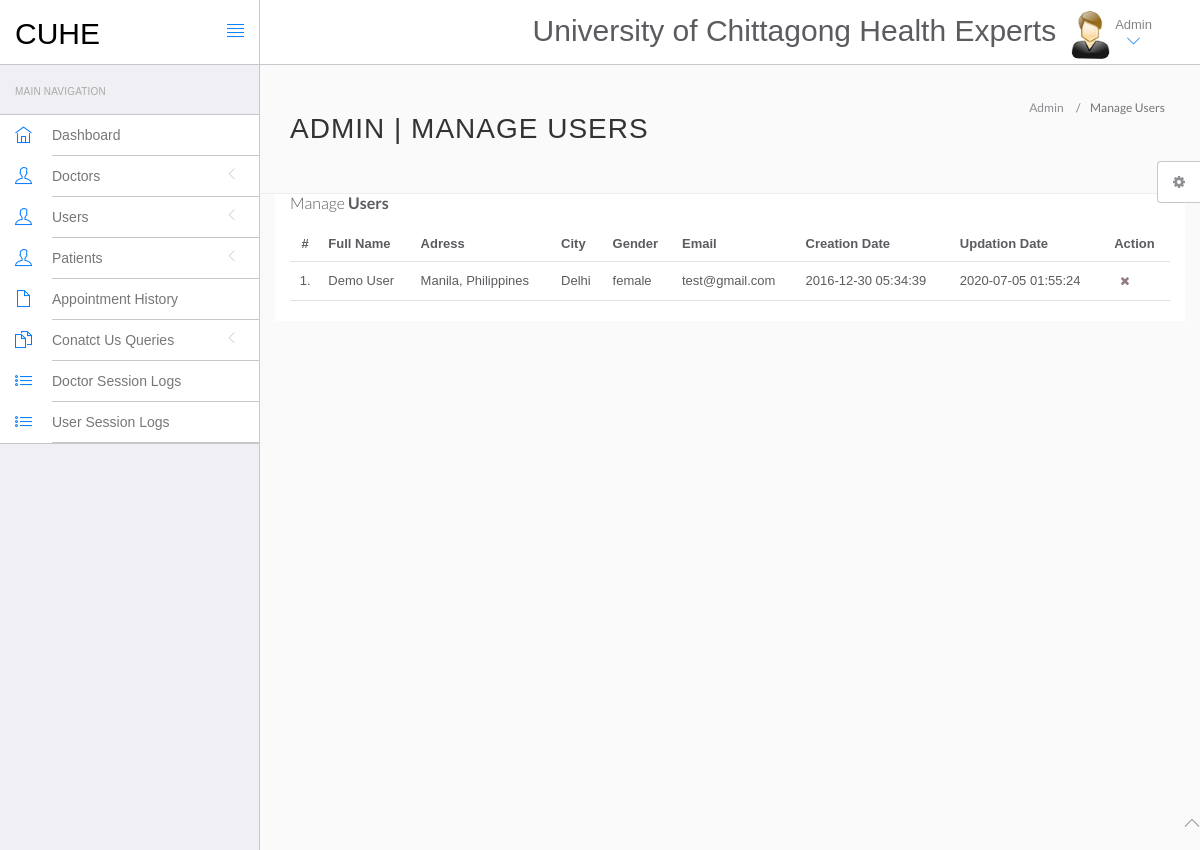
/cuhe/hms/admin/manage-users.php (signed in), run on the app's committed database.
### tables this page shows
CREATE TABLE `users` (
  `id` int(11) NOT NULL,
  `fullName` varchar(255) DEFAULT NULL,
  `address` longtext DEFAULT NULL,
  `city` varchar(255) DEFAULT NULL,
  `gender` varchar(255) DEFAULT NULL,
  `email` varchar(255) DEFAULT NULL,
  `password` varchar(255) DEFAULT NULL,
  `regDate` timestamp NULL DEFAULT current_timestamp(),
  `updationDate` timestamp NULL DEFAULT NULL ON UPDATE current_timestamp()
);

### cuhe/hms/admin/manage-users.php (the view, shortened to what this page needs)
<?php
include('include/config.php');
?>
<!DOCTYPE html>
<html lang="en">
	<head>
		<link rel="stylesheet" href="vendor/bootstrap/css/bootstrap.min.css">
		<link rel="stylesheet" href="vendor/fontawesome/css/font-awesome.min.css">
		<link rel="stylesheet" href="vendor/themify-icons/themify-icons.min.css">
		<link href="vendor/animate.css/animate.min.css" rel="stylesheet" media="screen">
		<link href="vendor/perfect-scrollbar/perfect-scrollbar.min.css" rel="stylesheet" media="screen">
		<link href="vendor/switchery/switchery.min.css" rel="stylesheet" media="screen">
		<link href="vendor/bootstrap-touchspin/jquery.bootstrap-touchspin.min.css" rel="stylesheet" media="screen">
		<link href="vendor/select2/select2.min.css" rel="stylesheet" media="screen">
		<link href="vendor/bootstrap-datepicker/bootstrap-datepicker3.standalone.min.css" rel="stylesheet" media="screen">
		<link href="vendor/bootstrap-timepicker/bootstrap-timepicker.min.css" rel="stylesheet" media="screen">
		<link rel="stylesheet" href="assets/css/styles.css">
		<link rel="stylesheet" href="assets/css/plugins.css">
		<link rel="stylesheet" href="assets/css/themes/theme-1.css" id="skin_color" />
	</head>
	<body>
		<div id="app">
<?php include('include/sidebar.php');?>
			<div class="app-content">
						<?php include('include/header.php');?>
				<div class="main-content" >
					<div class="wrap-content container" id="container">
						<section id="page-title">
							<div class="row">
								<div class="col-sm-8">
									<h1 class="mainTitle">Admin | Manage Users</h1>
																	</div>
								<ol class="breadcrumb">
									<li>
										<span>Admin</span>
									</li>
									<li class="active">
										<span>Manage Users</span>
									</li>
								</ol>
							</div>
						</section>
						<div class="container-fluid container-fullw bg-white">
									<div class="row">
								<div class="col-md-12">
									<h5 class="over-title margin-bottom-15">Manage <span class="text-bold">Users</span></h5>
									<table class="table table-hover" id="sample-table-1">
										<thead>
											<tr>
												<th class="center">#</th>
												<th>Full Name</th>
												<th class="hidden-xs">Adress</th>
												<th>City</th>
												<th>Gender </th>
												<th>Email </th>
												<th>Creation Date </th>
												<th>Updation Date </th>
												<th>Action</th>
											</tr>
										</thead>
										<tbody>
<?php
$sql=mysqli_query($con,"select * from users");
$cnt=1;
while($row=mysqli_fetch_array($sql))
{
?>
											<tr>
												<td class="center"><?php echo $cnt;?>.</td>
												<td class="hidden-xs"><?php echo $row['fullName'];?></td>
												<td><?php echo $row['address'];?></td>
												<td><?php echo $row['city'];?>
												</td>
												<td><?php echo $row['gender'];?></td>
												<td><?php echo $row['email'];?></td>
												<td><?php echo $row['regDate'];?></td>
												<td><?php echo $row['updationDate'];?>
												</td>
												<td >
												<div class="visible-md visible-lg hidden-sm hidden-xs">
	<a href="manage-users.php?id=<?php echo $row['id']?>&del=delete" onClick="return confirm('Are you sure you want to delete?')"class="btn btn-transparent btn-xs tooltips" tooltip-placement="top" tooltip="Remove"><i class="fa fa-times fa fa-white"></i></a>
												</div>
												</td>
											</tr>
											<?php
$cnt=$cnt+1;
											 }?>
										</tbody>
									</table>
								</div>
							</div>
								</div>
							</div>
						</div>
					</div>
				</div>
	<?php include('include/footer.php');?>
	<?php include('include/setting.php');?>
	</body>
</html>

### cuhe/hms/admin/assets/css/themes/theme-1.css (style rules this page uses)
body { background: #FAFAFA; }

### data on the page
users: fullName "Demo User", address "Manila, Philippines", city "Delhi", gender "female", email "test@gmail.com", regDate "2016-12-30 05:34:39", updationDate "2020-07-05 01:55:24"
